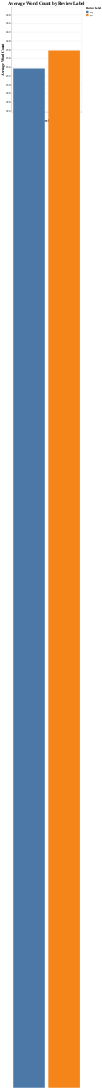

Write notebook code for a chart like this one.
### Markdown cell above
**Question 1.6** <br> {points: 2}  

Plot the average review wordcount per label in a bar chart. 

Save the plot in an object named `plot_avg_wc`.

Remember to provide a title to your plot as well.

*Hint: remember you can plot `groupby` objects and when you do so, you'll need to reset your index.*

### Code cell
plot_avg_wc = alt.Chart(mean_length_df.reset_index()).mark_bar().encode(
    x = alt.X(shorthand = 'label', title = 'Review Label'),
    y = alt.Y(
        shorthand = 'review_wordcount', 
        title = 'Average Word Count', 
        scale = alt.Scale(domain = [mean_length_df['review_wordcount'].min() - 10, mean_length_df['review_wordcount'].max() + 10])
    ),
    color = alt.Color('label', title = 'Review Label')
).properties(
    title = alt.TitleParams(
        text = 'Average Word Count by Review Label',
        fontSize = 20,
        anchor = 'middle'
    ),
    width = 300, height = 450
).configure_axis(
    titleFontSize = 15, labelFontSize = 12
)

display(plot_avg_wc)

### Figure 1 — Vega-Lite specification as saved in the notebook (floating-point values rounded to 4 significant figures)
{"config": {"view": {"continuousWidth": 400, "continuousHeight": 300}, "axis": {"labelFontSize": 12, "titleFontSize": 15}}, "data": {"name": "data-dc2bd0aa4a626915603d909710a0041b"}, "mark": "bar", "encoding": {"color": {"field": "label", "title": "Review Label", "type": "nominal"}, "x": {"field": "label", "title": "Review Label", "type": "nominal"}, "y": {"field": "review_wordcount", "scale": {"domain": [223.7, 247.8]}, "title": "Average Word Count", "type": "quantitative"}}, "height": 450, "title": {"text": "Average Word Count by Review Label", "anchor": "middle", "fontSize": 20}, "width": 300, "$schema": "https://vega.github.io/schema/vega-lite/v4.17.0.json", "datasets": {"data-dc2bd0aa4a626915603d909710a0041b": [{"label": "neg", "review_wordcount": 233.7}, {"label": "pos", "review_wordcount": 237.8}]}}
